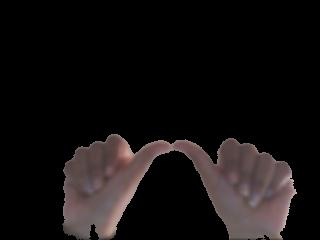
#> input picture isl_converter/text_symbolmodule/data/dataset/test/a/540.jpg, 320 x 240 px, found by its file name; its folder holds only this picture in this run
$ python data_processing.py
#> lines starting #> are read from the running program, lines starting #| are printed output that depends on the picture; after the words box and inside, x2 and y2 are one past the last pixel; in counts of white or black regions, pixels touching at a corner belong together
#> further down, frame is the input picture: shape (240, 320, 3); mean B, G, R 17.2, 17.1, 20.7
### isl_converter/text_symbolmodule/data/image_transformation.py
import numpy as np
import cv2


def resize_image(frame, new_size):
    #print("Resizing image to {}...".format(new_size))

#> called with new_size = 100
    frame = cv2.resize(frame,(new_size,new_size))
#> frame: shape (100, 100, 3)

    #print("Done!")
    return frame


# [37 lines left out: function make_background_black, not called in this run]


def make_skin_white(frame):
    """
    Makes the skin color white.
    """
    #print("Making skin white...")

    height, width = frame.shape[:2]
#> height = 100; width = 100

    # Convert image from HSV to BGR format
    frame = cv2.cvtColor(frame, cv2.COLOR_HSV2BGR)
    # Convert image from BGR to gray format
    frame = cv2.cvtColor(frame, cv2.COLOR_BGR2GRAY)
#> frame: shape (100, 100)
    # Highlight the main object
    frame = cv2.GaussianBlur(frame, (5, 5), 0)

    threshold = 1
    for i in range(height):
        for j in range(width):
            if frame[i][j] > threshold:
                # Setting the skin tone to be white.
                frame[i][j] = 255
            else:
                # Setting everything else to be black.
                frame[i][j] = 0
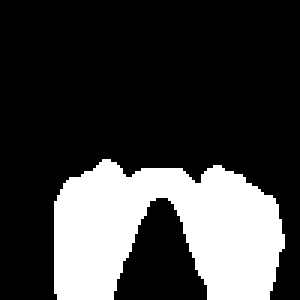
#> frame: shape (100, 100) (shown 3 times larger); 24.6% white; 1 white region, box (x1, y1, x2, y2) and area: (18, 53, 95, 100) 2462

    #print("Done!")

    return frame


def remove_arm(frame):
    """
    Removes the human arm portion from the image.
    """
    #print("Removing arm...")

    # Cropping 15 pixels from the bottom.
    height, width = frame.shape[:2]
#> height = 100; width = 100
    frame = frame[:height - 15, :]
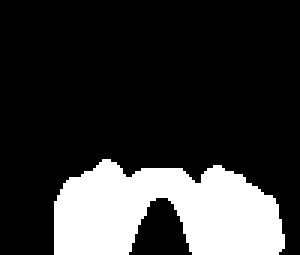
#> frame: shape (85, 100) (shown 3 times larger); 20.8% white; 1 white region, box (x1, y1, x2, y2) and area: (18, 53, 95, 85) 1764
#> `flattened_image = frame.flatten()`: flattened_image = 8500 values, max 255 at index 5334, min 0 at index 0, mean 52.92
#> `output_image = [alphabets]+ np.array(flattened_image).tolist()`: output_image = 8501 items, first 6: 'a', 0, 0, 0, 0, 0

    #print("Done!")
    return frame


# [73 lines left out: functions find_largest_contour_index, draw_contours, centre_frame, not called in this run]


def apply_image_transformation(frame):
    # Downsize it to reduce processing time.
    frame = resize_image(frame, 100)
    #frame = make_background_black(frame)
    frame = make_skin_white(frame)
    frame = remove_arm(frame)
   # frame, contour_dimensions = draw_contours(frame)
   # frame = centre_frame(frame, contour_dimensions)
    #frame = resize_image(frame, 30)
    return frame

### isl_converter/text_symbolmodule/data/data_processing.py
import os
import sys
import cv2
import csv
import numpy as np
import image_transformation as image_processing
import matplotlib.pyplot as plt

folder = ["train","test"]
letters = ['q','w','e','r','t','y','u','i','o','p','a','s','d','f','g','h','j','k','l','z','x','c','v','b','n','m']
for i in folder :
    output_path = open("./{}.csv".format(i),'w')
    writer = csv.writer(output_path,delimiter=',')
    print("generating {}ing data".format(i))
    for alphabets in letters:
        path =os.path.join("./dataset",i,alphabets)
        directory=r'{}'.format(path)

        try:
            for filename in os.listdir(directory):
                if filename.endswith(".jpg") or filename.endswith(".png"):
                    image_file=os.path.join(path, filename)
                    frame = cv2.imread(image_file)
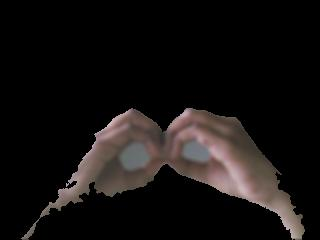
#> input picture isl_converter/text_symbolmodule/data/dataset/test/b/516.jpg, 320 x 240 px, found by its file name
#> frame is the input picture: shape (240, 320, 3); mean B, G, R 17.2, 18.2, 21.3
    #                cv2.imshow("Original", frame)
                    try:
                        frame=image_processing.apply_image_transformation(frame)
#> in make_skin_white (call 2), `frame = cv2.cvtColor(frame, cv2.COLOR_BGR2GRAY)`:
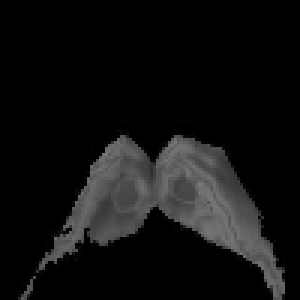
#> frame: shape (100, 100) (shown 3 times larger); min 0, max 122, mean 16.4
#> in make_skin_white (call 2), `frame = cv2.GaussianBlur(frame, (5, 5), 0)`:
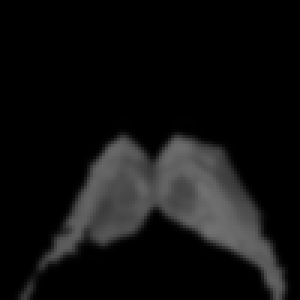
#> frame: shape (100, 100) (shown 3 times larger); min 0, max 112, mean 16.4
#> after the loop in make_skin_white (call 2), `for i in range(height):`:
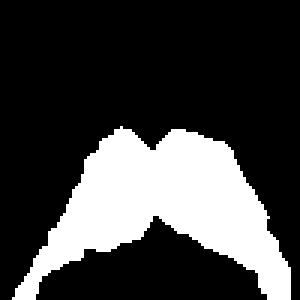
#> frame: shape (100, 100) (shown 3 times larger); 25.2% white; 1 white region, box (x1, y1, x2, y2) and area: (4, 42, 97, 100) 2520
#> in remove_arm (call 2), `frame = frame[:height - 15, :]`:
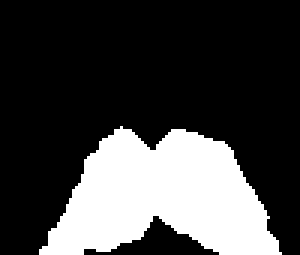
#> frame: shape (85, 100) (shown 3 times larger); 25.9% white; 1 white region, box (x1, y1, x2, y2) and area: (13, 42, 94, 85) 2201
                        flattened_image = frame.flatten()
#> flattened_image = 8500 values, max 255 at index 4240, min 0 at index 0, mean 66.03
                        output_image = [alphabets]+ np.array(flattened_image).tolist()
#> output_image = 8501 items, first 6: 'b', 0, 0, 0, 0, 0
#> `directory=r'{}'.format(path)`: directory = './dataset/train/n'
#> `flattened_image = frame.flatten()`: flattened_image = 8500 values, max 255 at index 5334, min 0 at index 0, mean 52.92
#> output_image = 8501 items, first 6: 'a', 0, 0, 0, 0, 0
#> `flattened_image = frame.flatten()`: flattened_image = 8500 values, max 255 at index 4240, min 0 at index 0, mean 66.03
#> output_image = 8501 items, first 6: 'b', 0, 0, 0, 0, 0
#> `directory=r'{}'.format(path)`: directory = './dataset/test/n'
                        writer.writerow(output_image)
                    except Exception :
                        print ("failed to apply image transformation")
                        continue

                else:
                    continue
        except FileNotFoundError :
            pass
